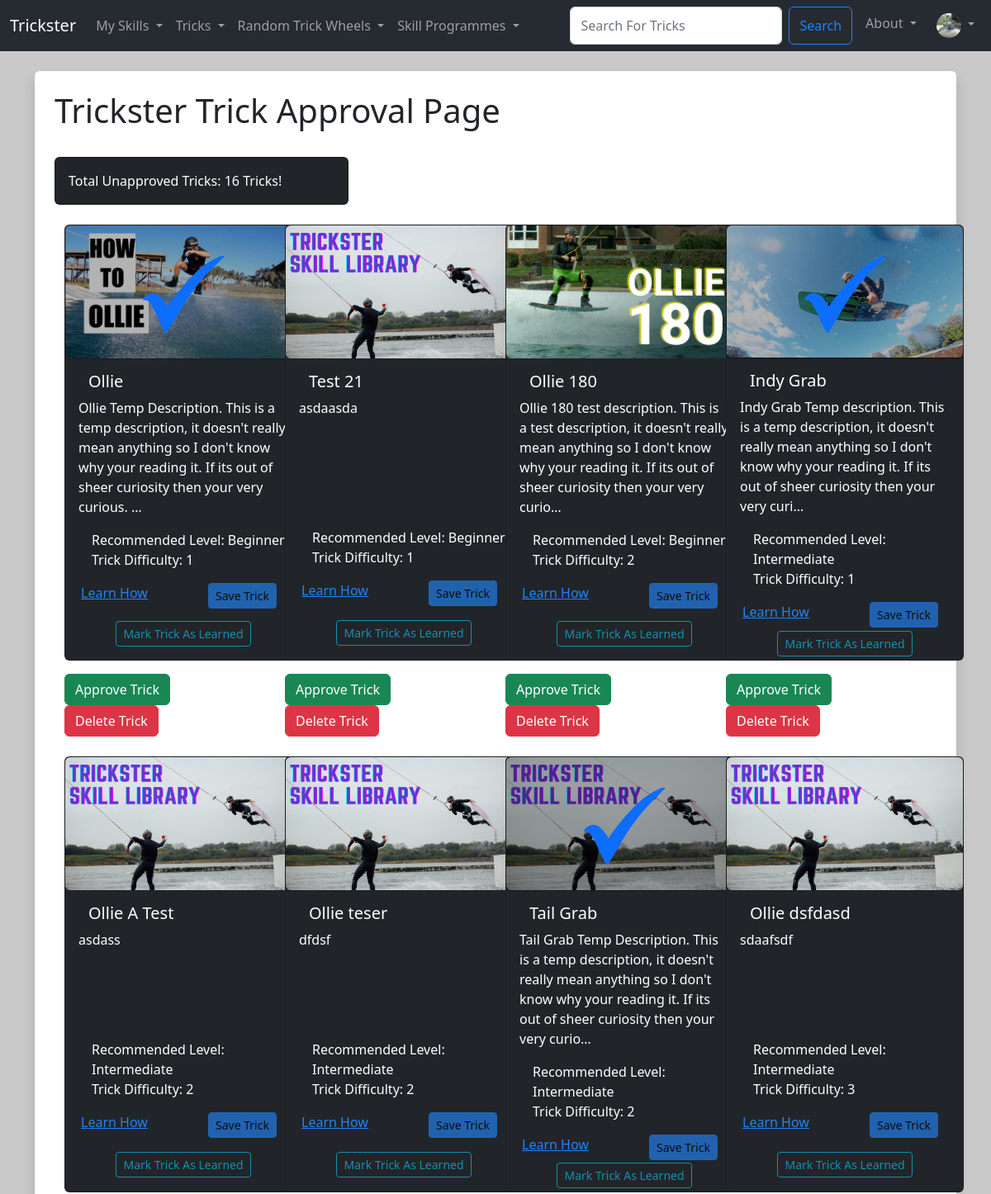
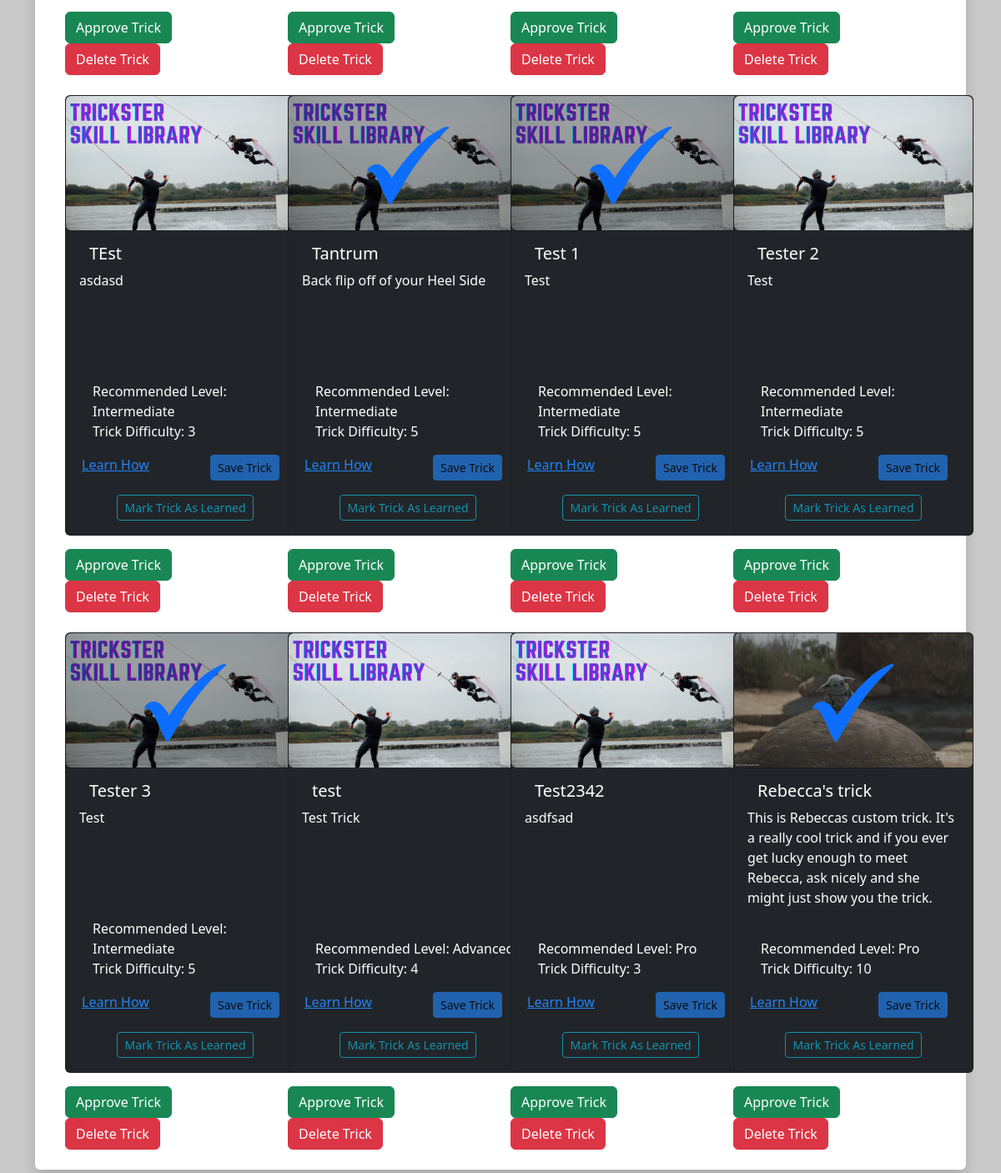
Page /approve_tricks (signed in) on the earlier database version (2 pictures, top to bottom).
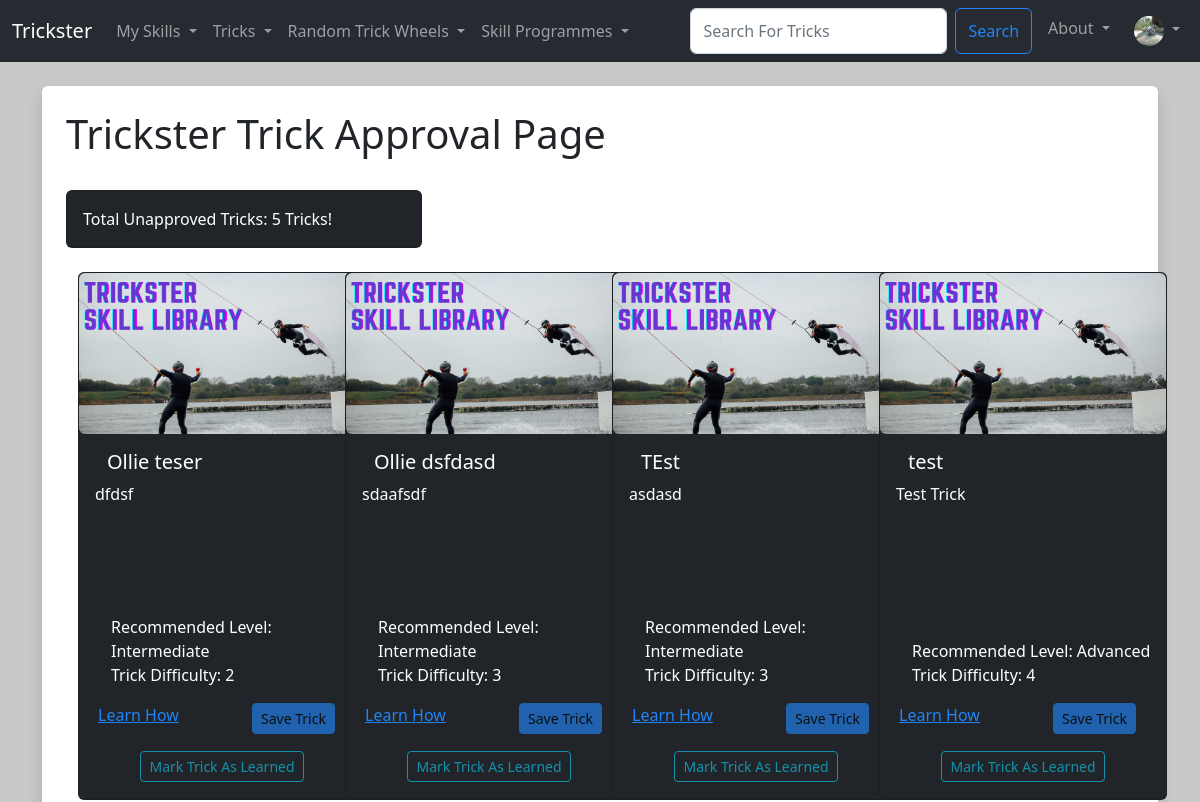
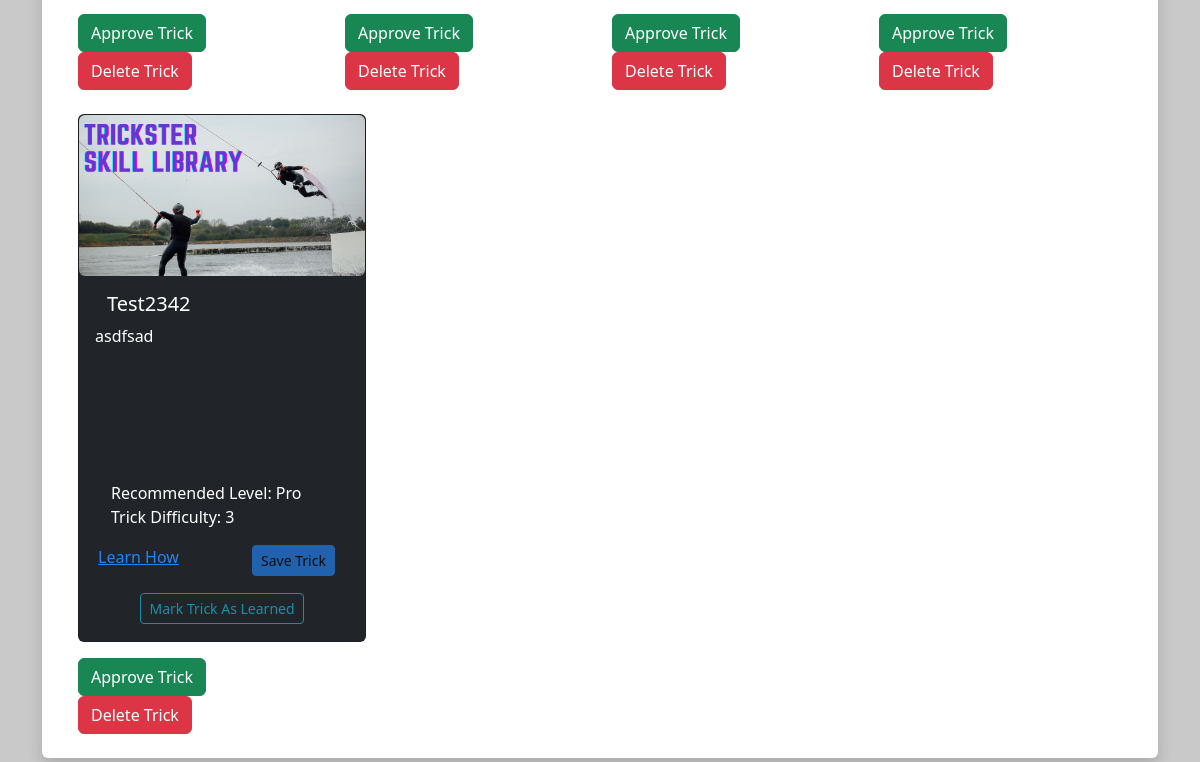
Same page on the later database version (2 pictures, top to bottom).
### TricksterMain/models.py (models this page shows, shortened)
class Trick (models.Model):
  TrickID = models.AutoField(primary_key=True)
  TrickName = models.CharField(max_length=25)
  TrickDiscription = models.TextField(blank=True)
  TrickHowTo = models.TextField(blank=True)
  TrickRecLevel = models.ForeignKey(SkillLevel, blank=True, null=True, on_delete=models.CASCADE)
  TrickDifficulty = models.PositiveIntegerField(null=True, validators=[MinValueValidator(1), MaxValueValidator(10)])
  TrickImg = models.ImageField(null=True, blank=True, upload_to="images/")
  TrickCategory = models.ManyToManyField(Category, related_name='trick_category_tags', blank=True)
  approved = models.BooleanField('Approved', default=False)

class SkillLevel (models.Model):
  SkillLevelID = models.AutoField(primary_key=True)
  SkillLevelName = models.CharField(max_length=25)
  def __str__(self):
    return self.SkillLevelName

### TricksterMain/views.py (the view)
# urls.py: path('approve_tricks', views.approve_tricks, name='approve-tricks'),
@permission_required('trick.change_trick', login_url='home')
def approve_tricks(request):
  unapproved_tricks = Trick.objects.filter(approved=False).order_by('TrickRecLevel', 'TrickDifficulty', 'TrickName')
  trick_count = unapproved_tricks.count()
  return render(request, 'main/approve_tricks.html', {'unapproved_tricks': unapproved_tricks, "trick_count":trick_count})

### TricksterMain/templates/main/approve_tricks.html
{% extends 'main/base.html' %}
{% load static %}
{% block content  %}
  <div class="shadow  p-4 mb-5 bg-body rounded">
    <h1> Trickster Trick Approval Page </h1>
    <br/>
    <div class="col-4">
      <div class="card text-bg-dark">
        <div class="card-body">
          <p class="card-text">Total Unapproved Tricks: {{ trick_count }} Tricks!</p>
        </div>
      </div>
    </div>
    <br/>
    <div class="container-md">
      <div class="row row-cols-1 row-cols-sm-2 row-cols-md-3 row-cols-xl-4 g-4">
        {% for trick in unapproved_tricks %}
        <div class="col-sm">
          {% if user.is_authenticated %}
            <div class="card text-bg-dark mb-3" style="width: 18rem; height: 33rem;">
          {% else %}
            <div class="card text-bg-dark mb-3" style="width: 18rem; height: 30rem;">
          {% endif %}
            {% if trick.TrickImg %}
              <img src="{{ trick.TrickImg.url }}" class="img-fluid rounded" alt="trick cover image">
              {% if trick in request.user.user_profile.LearnedTricks.all %}
                <div class="card-img-overlay d-flex aligns-items-center justify-content-center" style="height: 10.1rem; background-color: rgba(0, 0, 0, 0.3)">
                  <img src="{% static 'trickster/images/TheTickBlue.png' %}" class="img-fluid rounded" alt="default trick cover image">
                </div>
              {% endif %}
            {% else %}
              <img src="{% static 'trickster/images/TrickListDefault.png' %}" class="img-fluid rounded" alt="default trick cover image">
              {% if trick in request.user.user_profile.LearnedTricks.all %}
                <div class="card-img-overlay d-flex aligns-items-center justify-content-center" style="height: 10.1rem; background-color: rgba(0, 0, 0, 0.3)">
                  <img src="{% static 'trickster/images/TheTickBlue.png' %}" class="img-fluid rounded" alt="default trick cover image">
                </div>
              {% endif %}
            {% endif %}
            <div class="card-body">
              <h5 class="card-title">
                <div class="container">
                  <div class="row">
                    <div class="col-12">
                      {{ trick.TrickName }}
                    </div>
                  </div>
                </div>
              </h5>
              <p class="card-text">{{ trick.TrickDiscription|truncatechars:180 }}</p>
            </div>
            <ul class="list-group-dark list-group-flush">
              <li class="list-group-item">Recommended Level: {{ trick.TrickRecLevel }}</li>
              <li class="list-group-item">Trick Difficulty: {{ trick.TrickDifficulty }}</li>
            </ul>
            <div class="card-body-dark text-center gap-3" style="height: 3rem">
              <div class="container">
                <div class="row">
                  <div class="col-6">
                    <a href="{% url 'show-trick' trick.TrickID %}" class="card-link me-md-4">Learn How</a>
                  </div>
                  <div class="col-6">
                    <a class="btn btn-primary btn-sm disabled" >Save Trick</a>
                  </div>
                </div>
              </div>
            </div>
            <div class="card-body-dark text-center gap-3" style="height: 3rem">
              <a class="btn btn-outline-info btn-sm disabled" dissabled>Mark Trick As Learned</a>
            </div>
          </div>
          <a href="{% url 'approve-trick' trick.TrickID %}" class="btn btn-success">Approve Trick</a>
          <a href="{% url 'delete-unapproved-trick' trick.TrickID %}" class="btn btn-danger">Delete Trick</a>
        </div>
        {% endfor %}
      </div>
    </div>
  </div>
{% endblock %}

Differences in the rows shown:
no longer on this page (row edited): Trick: TrickName "Ollie", TrickDiscription "Ollie Temp Description. This is a temp description, it doesn't really mean anything so I don't know why your reading it. If its out of sheer curiosity then your very curious. …", TrickRecLevel "Beginner", TrickDifficulty "1"
no longer on this page (row edited): Trick: TrickName "Test 21", TrickDiscription "asdaasda", TrickRecLevel "Beginner", TrickDifficulty "1"
no longer on this page (row edited): Trick: TrickImg (picture), TrickName "Ollie 180", TrickDiscription "Ollie 180 test description. This is a test description, it doesn't really mean anything so I don't know why your reading it. If its out of sheer curiosity then your very curio…", TrickRecLevel "Beginner", TrickDifficulty "2"
no longer on this page (row edited): Trick: TrickName "Indy Grab", TrickDiscription "Indy Grab Temp description. This is a temp description, it doesn't really mean anything so I don't know why your reading it. If its out of sheer curiosity then your very curi…", TrickRecLevel "Intermediate", TrickDifficulty "1"
no longer on this page (row edited): Trick: TrickName "Ollie A Test", TrickDiscription "asdass", TrickRecLevel "Intermediate", TrickDifficulty "2"
no longer on this page (row edited): Trick: TrickName "Tail Grab", TrickDiscription "Tail Grab Temp Description. This is a temp description, it doesn't really mean anything so I don't know why your reading it. If its out of sheer curiosity then your very curio…", TrickRecLevel "Intermediate", TrickDifficulty "2"
no longer on this page (row edited): Trick: TrickName "Tantrum", TrickDiscription "Back flip off of your Heel Side", TrickRecLevel "Intermediate", TrickDifficulty "5"
no longer on this page (row edited): Trick: TrickName "Test 1", TrickDiscription "Test", TrickRecLevel "Intermediate", TrickDifficulty "5"
no longer on this page (row edited): Trick: TrickName "Tester 2", TrickDiscription "Test", TrickRecLevel "Intermediate", TrickDifficulty "5"
no longer on this page (row edited): Trick: TrickName "Tester 3", TrickDiscription "Test", TrickRecLevel "Intermediate", TrickDifficulty "5"
no longer on this page (row edited): Trick: TrickName "Rebecca's trick", TrickDiscription "This is Rebeccas custom trick. It's a really cool trick and if you ever get lucky enough to meet Rebecca, ask nicely and she might just show you the trick.", TrickRecLevel "Pro", TrickDifficulty "10"
Other differences:
{{ trick_count }}: "16" → "5"
